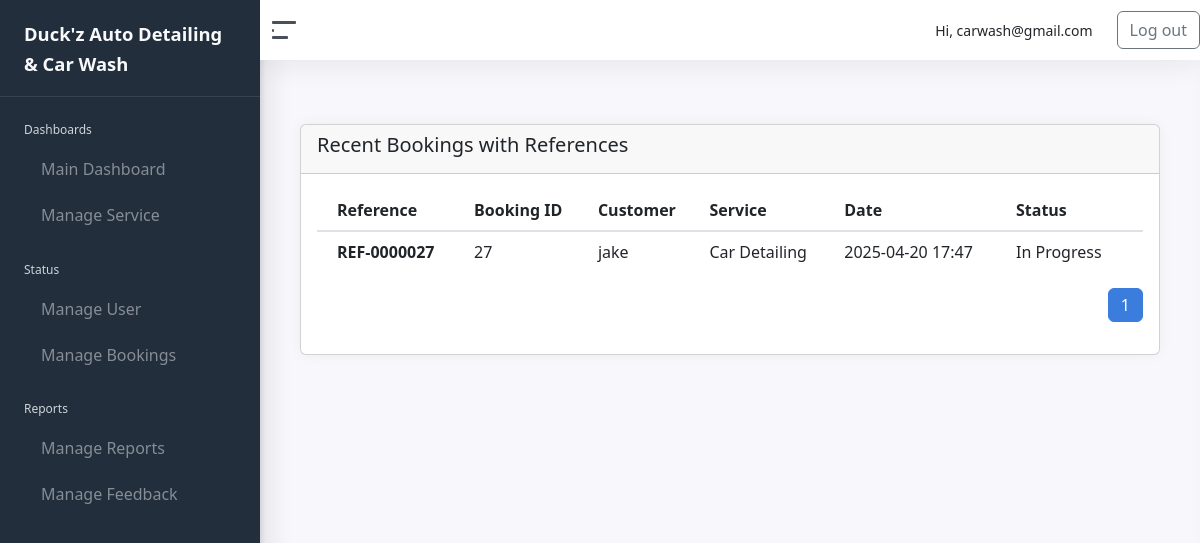
/admin/manage_reference.php (signed in), run on an earlier commit of the app's database.
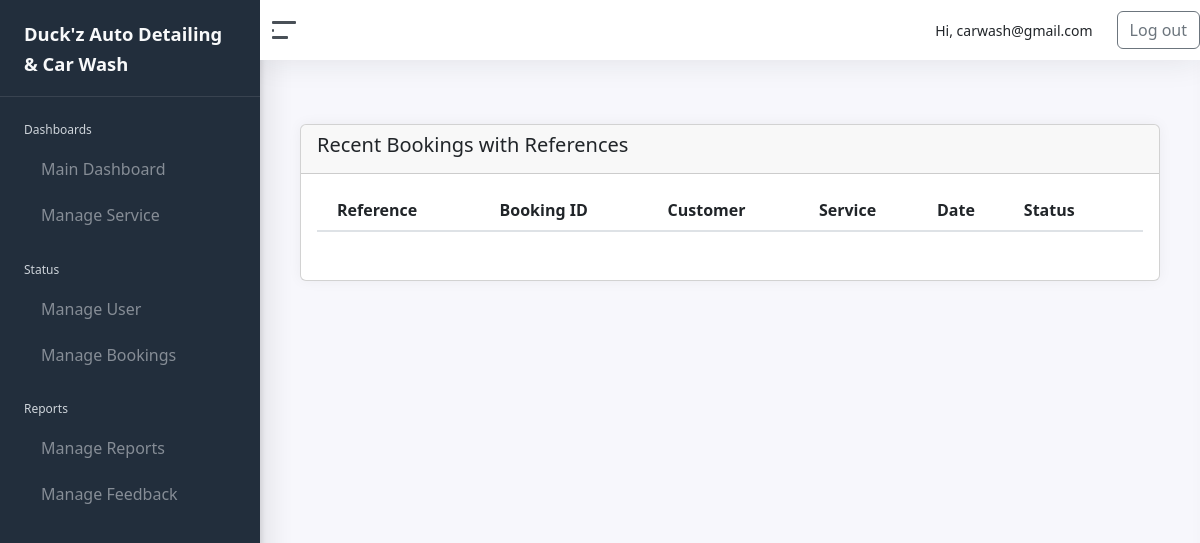
And on a later commit of the database.
### tables this page shows
CREATE TABLE `bookings` (
  `BookingID` int(11) NOT NULL,
  `CustomerID` int(11) NOT NULL,
  `ServiceID` int(11) NOT NULL,
  `BookingDate` datetime DEFAULT current_timestamp(),
  `StatusID` int(11) DEFAULT 1
);

CREATE TABLE `customer` (
  `CustomerID` int(11) NOT NULL,
  `Username` varchar(50) NOT NULL,
  `EmailAddress` varchar(100) NOT NULL,
  `Age` int(11) DEFAULT NULL,
  `Password` varchar(255) NOT NULL,
  `ConfirmPassword` varchar(255) NOT NULL,
  `ProfilePicture` varchar(255) DEFAULT NULL,
  `ServiceID` int(11) DEFAULT NULL,
  `BookingDate` datetime DEFAULT NULL,
  `StatusID` int(11) DEFAULT 1,
  `is_google_user` tinyint(1) DEFAULT 0,
  `Status` enum('Active','Blocked') NOT NULL DEFAULT 'Active',
  `otp_code` varchar(6) DEFAULT NULL,
  `otp_expires_at` datetime DEFAULT NULL
);

CREATE TABLE `service` (
  `ServiceID` int(11) NOT NULL,
  `ServiceName` varchar(100) NOT NULL,
  `Description` text DEFAULT NULL,
  `ImagePath` varchar(255) DEFAULT NULL
);

CREATE TABLE `status` (
  `StatusID` int(11) NOT NULL,
  `StatusName` varchar(20) NOT NULL
);

### admin/includes/reference.php (called while the page is built)
<?php
function generateBookingReference($bookingID) {
    return 'REF-' . str_pad($bookingID, 7, '0', STR_PAD_LEFT);
}
?>

### admin/manage_reference.php (the view, shortened to what this page needs)
<?php
require_once '../connection/conn.php';
        require_once 'includes/reference.php';
        $limit = 10;
        $page = isset($_GET['page']) ? (int)$_GET['page'] : 1;
        $page = max($page, 1);
        $offset = ($page - 1) * $limit;
        $countQuery = "SELECT COUNT(*) AS total FROM bookings";
        $countResult = mysqli_query($conn, $countQuery);
        $totalBookings = mysqli_fetch_assoc($countResult)['total'];
        $totalPages = ceil($totalBookings / $limit);
        $bookingQuery = "
            SELECT b.BookingID, b.BookingDate, c.Username, s.ServiceName, st.StatusName
            FROM bookings b
            JOIN customer c ON b.CustomerID = c.CustomerID
            JOIN service s ON b.ServiceID = s.ServiceID
            JOIN status st ON b.StatusID = st.StatusID
            ORDER BY b.BookingDate DESC
            LIMIT $limit OFFSET $offset
        ";
        $bookingResult = mysqli_query($conn, $bookingQuery);
?>
<!DOCTYPE html>
<html lang="en">
<head>
    <?php include 'includes/head.php'; ?>
</head>
<body>
    <div class="wrapper">
        <?php include 'includes/sidebar.php'; ?>
        <div class="main">
            <?php include 'includes/navbar.php'; ?>
            <main class="content">
                <div class="row mt-4">
                    <div class="col-12">
                        <div class="card">
                            <div class="card-header">
                                <h5>Recent Bookings with References</h5>
                            </div>
                            <div class="card-body table-responsive">
                                <table class="table table-hover">
                                    <thead>
                                        <tr>
                                            <th>Reference</th>
                                            <th>Booking ID</th>
                                            <th>Customer</th>
                                            <th>Service</th>
                                            <th>Date</th>
                                            <th>Status</th>
                                        </tr>
                                    </thead>
                                    <tbody>
                                        <?php while ($row = mysqli_fetch_assoc($bookingResult)) : ?>
                                            <tr>
                                                <td><strong><?php echo generateBookingReference($row['BookingID']); ?></strong></td>
                                                <td><?php echo $row['BookingID']; ?></td>
                                                <td><?php echo htmlspecialchars($row['Username']); ?></td>
                                                <td><?php echo htmlspecialchars($row['ServiceName']); ?></td>
                                                <td><?php echo date('Y-m-d H:i', strtotime($row['BookingDate'])); ?></td>
                                                <td><?php echo htmlspecialchars($row['StatusName']); ?></td>
                                            </tr>
                                        <?php endwhile; ?>
                                    </tbody>
                                </table>
                                <nav aria-label="Page navigation">
                                <ul class="pagination justify-content-end mt-3">
                                        <?php for ($i = 1; $i <= $totalPages; $i++): ?>
                                            <li class="page-item <?php echo ($i == $page) ? 'active' : ''; ?>">
                                                <a class="page-link" href="?page=<?php echo $i; ?>"><?php echo $i; ?></a>
                                            </li>
                                        <?php endfor; ?>
                                    </ul>
                                </nav>
                            </div>
                        </div>
                    </div>
                </div>
            </main>
        </div>
    </div>
</body>
</html>

What changed in the data, as far as the page shows it:
removed bookings: BookingID "REF-0000027", BookingID "27", CustomerID.Username "jake", ServiceID.ServiceName "Car Detailing", BookingDate "2025-04-20 17:47", StatusID.StatusName "In Progress"
Also different on the page:
list line gone: "1"
